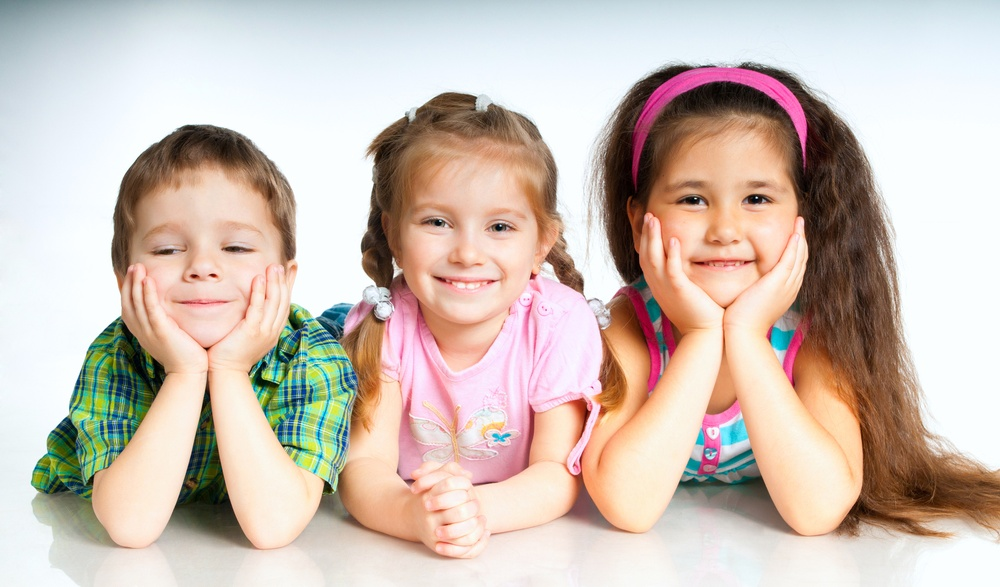
%> input picture Imágenes/niños.jpg, 1000 x 587 px, shrunk from 1846 x 1084 before the run
$ octave ej4.m   (GNU Octave 9; MATLAB toolbox functions it lacks are replaced by stand-ins)
%> lines starting %> are read from the running program, lines starting %| are printed output that depends on the picture
% Degrade una imagen aplicándole el filtro ‘motion’ con la función
% fspecial. Implemente un filtrado inverso. Visualice los resultados
% del filtrado comparando con la imagen original.

clear, clc, close all
% Abro la imagen
[file,dir]=uigetfile('*.bmp;*.jpg;*.png;*.tiff');
%> the answer given: ../../Imágenes/niños.jpg
filename=[dir,file];
I=imread(filename);
%> I is the input picture: size 587x1000x3 uint8; mean R, G, B 206.6, 191.7, 182
info=imfinfo(filename);

switch info.ColorType
    case 'grayscale'
        I=imread(filename);
    case 'truecolor'
        I=imread(filename);
        I=rgb2gray(I);
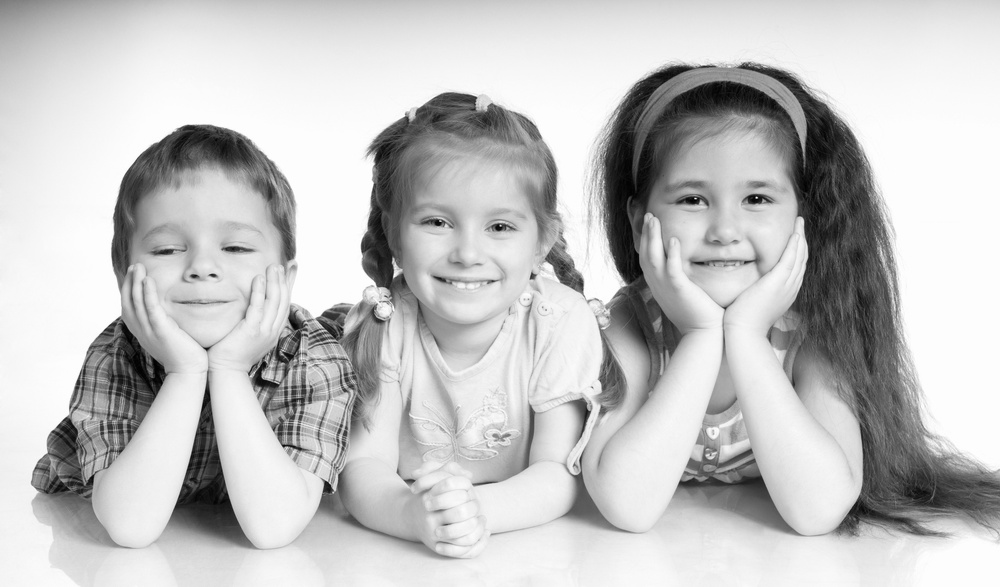
%> I: size 587x1000 uint8; min 0, max 255, mean 195.1
    case 'indexed'
        [I,map]=imread(filename);
        I=ind2gray(I,map);
end
I=im2double(I);
%> I: size 587x1000 double

% Degrado la imagen con motion
PSF = fspecial('motion',40,45); %para imagen niños.jpg u otra mas grande cambiar a 40,45
% In = conv2(I,double(PSF),'same'); %otra manera de degradar
In = imfilter(I,PSF,'conv', 'circular');
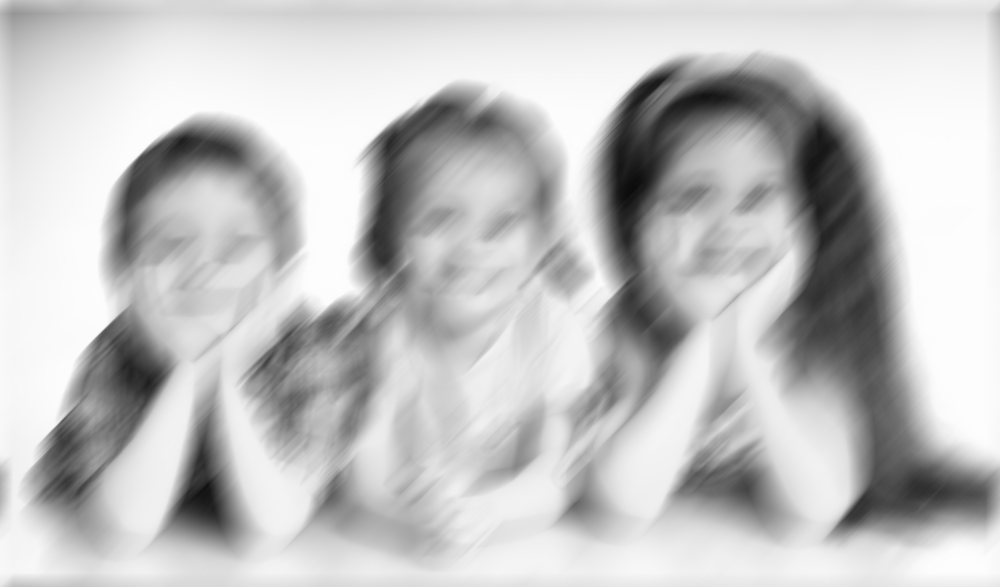
%> In: size 587x1000 double; min 0.0459, max 0.993, mean 0.765

% Restauro asumiendo que no hay ruido -> NSR =0
O = deconvwnr(In, PSF, 0);

figure
subplot(1,3,1), imshow(I), title('Img original')
subplot(1,3,2), imshow(In), title('Img degradada con H (motion)')
subplot(1,3,3), imshow(O), title('Img luego del filtrado inverso')

$ run again, with Imágenes/hasi.jpg copied over Imágenes/niños.jpg
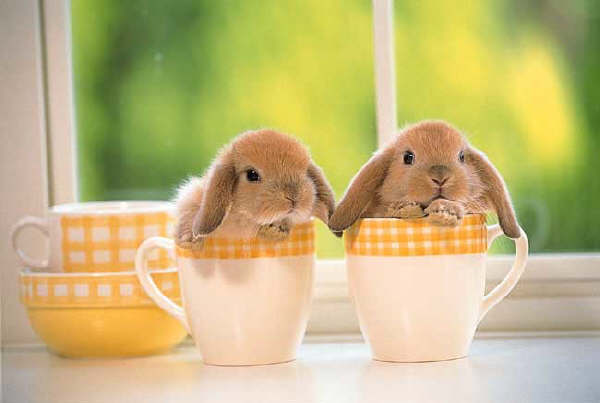
%> input picture Imágenes/hasi.jpg, 600 x 403 px
%> I is the input picture: size 403x600x3 uint8; mean R, G, B 196, 183.2, 125.9
%> `I=rgb2gray(I);`:
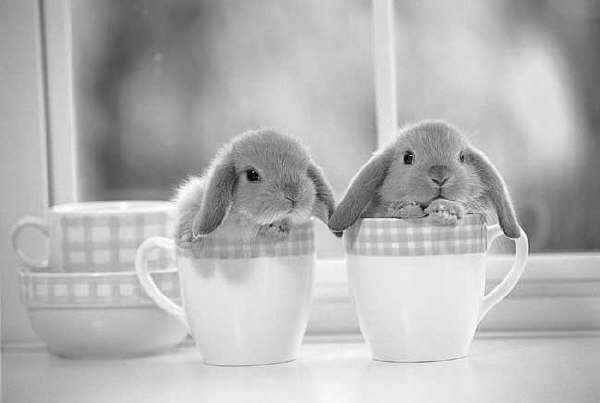
%> I: size 403x600 uint8; min 0, max 255, mean 180.5
%> `In = imfilter(I,PSF,'conv', 'circular');`:
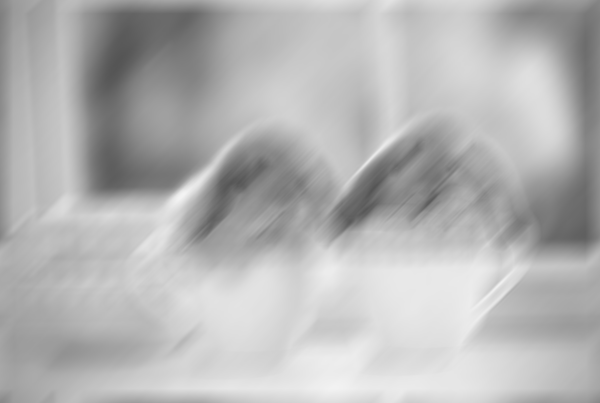
%> In: size 403x600 double; min 0.334, max 0.957, mean 0.708
